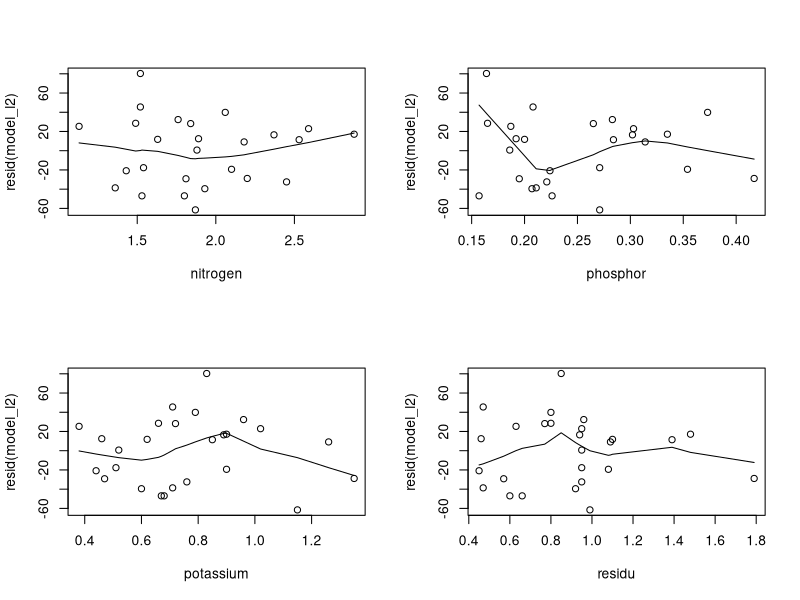
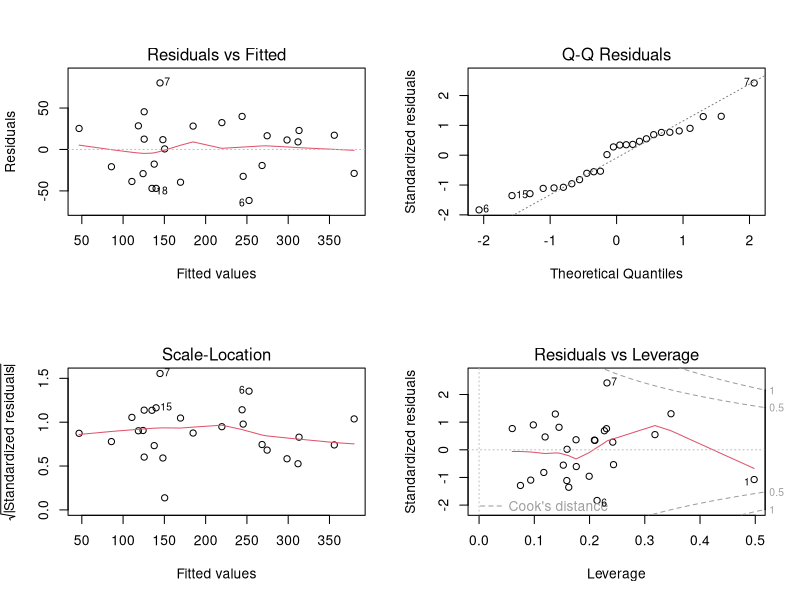
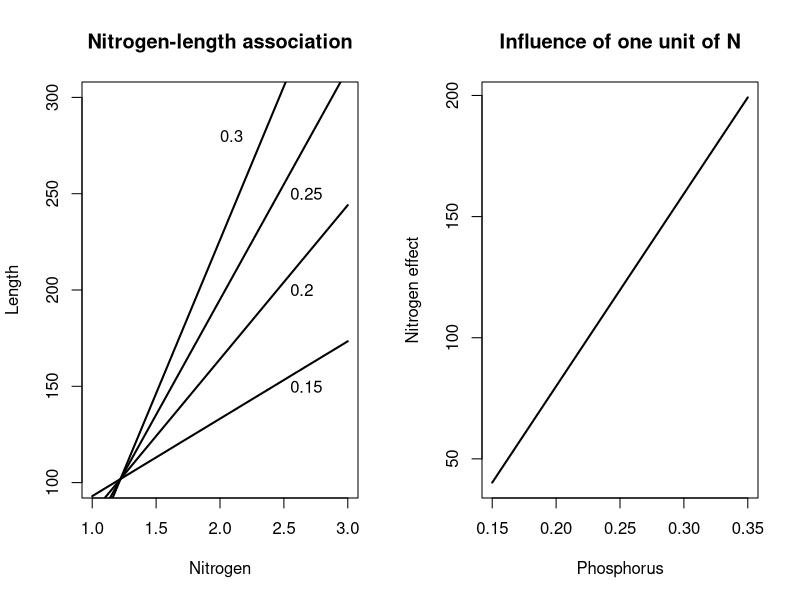
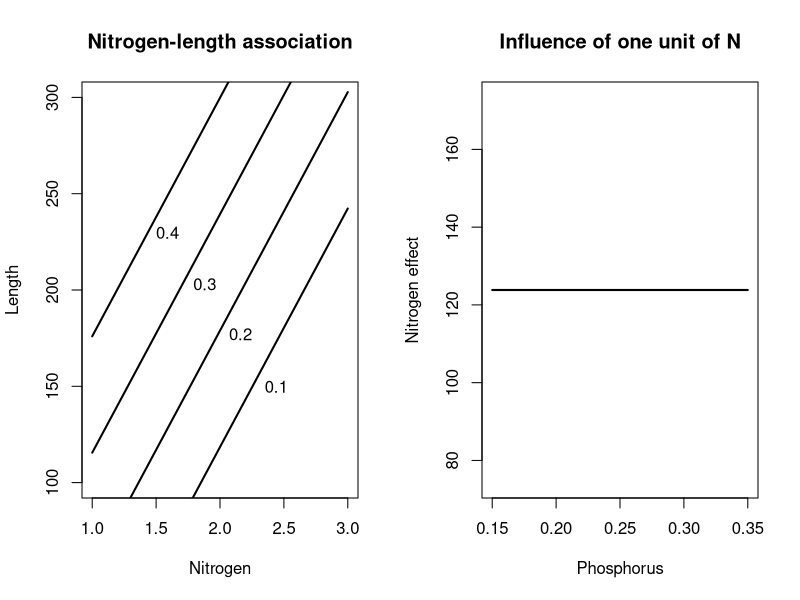

Reproduce these figures in R, in order.
## ---- chunk 1
CWD <- read.table("./datasets/01-linear-regression/christ.csv", header = T, sep = ",", dec = ".")
attach(CWD)

model <- lm(CWD.BASA ~ RIP.DENS)
model3 <- lm(I(log(CWD.BASA)) ~ RIP.DENS + I(RIP.DENS^2))
summary(model)
confint(model)

needles <- read.table("./datasets/01-linear-regression/needles.txt", header = T, sep = "\t", dec = ".")
attach(needles)

## ---- chunk 2
#| echo: true
model_l <- lm(length ~ phosphor)
summary(model_l)$coefficients
## ---- chunk 3
model_l2 <- lm(length ~ nitrogen + phosphor + potassium + residu)
summary(model_l2)$coefficients
## ---- chunk 4
#| echo: false
summary(model_l2)$coefficients
## ---- chunk 5
#| echo: false
par(mfrow = c(2,2))
plot(nitrogen, resid(model_l2))
lines(lowess(nitrogen,resid(model_l2)))
plot(phosphor, resid(model_l2))
lines(lowess(phosphor,resid(model_l2)))
plot(potassium, resid(model_l2))
lines(lowess(potassium,resid(model_l2)))
plot(residu, resid(model_l2))
lines(lowess(residu,resid(model_l2)))
## ---- chunk 6
#| echo: false
par(mfrow=c(2,2))
plot(model_l2)
## ---- chunk 7
#| echo: true
model_l3 <- lm(length ~ nitrogen * phosphor)
summary(model_l3)
## ---- chunk 8
#| echo: false
#| out-width: 4in
#| out-height: 4in
#| fig-width: 6
#| fig-height: 4
#| fig-align: center

model <- lm(length ~ nitrogen*phosphor, data = needles)
cs <- coef(model)

nitrogen_plot <- seq(1, 3, length.out = 50)
phosphor_plot <- c(0.15, 0.20, 0.25, 0.30)

predict_length <- function(phosphor) {
  length <- cs[1] + cs[2]*nitrogen_plot + cs[3]*phosphor + cs[4]*nitrogen_plot*phosphor
  return(length)  
}

par(mfrow=c(1, 2))
plot(1, type='n', xlim=c(min(nitrogen_plot), max(nitrogen_plot)),
     ylim=c(100, 300), xlab='Nitrogen', ylab='Length',
     main="Nitrogen-length association")
for (ph in phosphor_plot) {
  outcome <- predict_length(ph)
  lines(nitrogen_plot, outcome, type = "l", lwd = 2)
}

# manually place labels
text(2.55, 150, 0.15, adj = 0)
text(2.55, 200, 0.20, adj = 0)
text(2.55, 250, 0.25, adj = 0)
text(2.00, 280, 0.30, adj = 0)

phosphor_plot <- seq(0.15, 0.40, by = 0.1)
nitrogen_effect <- cs[2] + cs[4]*phosphor_plot
plot(phosphor_plot, nitrogen_effect, type = "l", lwd = 2,
     xlab = "Phosphorus", ylab = "Nitrogen effect",
     main = "Influence of one unit of N")
## ---- chunk 9
#| echo: true
model_l4 <- lm(length ~ nitrogen + phosphor)
summary(model_l4)
## ---- chunk 10
#| out-width: 4in
#| out-height: 4in
#| fig-width: 6
#| fig-height: 4
#| fig-align: center

model <- lm(length ~ nitrogen + phosphor, data = needles)
cs <- coef(model)

nitrogen_plot <- seq(1, 3, length.out = 50)
phosphor_plot <- c(0.10, 0.20, 0.30, 0.40)

predict_length <- function(phosphor) {
  length <- cs[1] + cs[2]*nitrogen_plot + cs[3]*phosphor
  return(length)  
}

par(mfrow=c(1, 2))
plot(1, type='n', xlim=c(min(nitrogen_plot), max(nitrogen_plot)),
     ylim=c(100, 300), xlab='Nitrogen', ylab='Length',
     main="Nitrogen-length association")
for (ph in phosphor_plot) {
  outcome <- predict_length(ph)
  lines(nitrogen_plot, outcome, type = "l", lwd = 2)
}

# manually place labels
text(2.35, 150, 0.10, adj = 0)
text(2.07, 177, 0.20, adj = 0)
text(1.79, 203, 0.30, adj = 0)
text(1.50, 230, 0.40, adj = 0)

phosphor_plot <- seq(0.15, 0.40, by = 0.1)
nitrogen_effect <- cs[2] + 0*phosphor_plot
plot(phosphor_plot, nitrogen_effect, type = "l", lwd = 2,
     xlab = "Phosphorus", ylab = "Nitrogen effect",
     main = "Influence of one unit of N")
## ---- chunk 11
model_l5 <- lm(length ~ nitrogen * phosphor + potassium 
               + phosphor * residu)
## ---- chunk 12
#| echo: false
summary(model_l5)$coefficients
